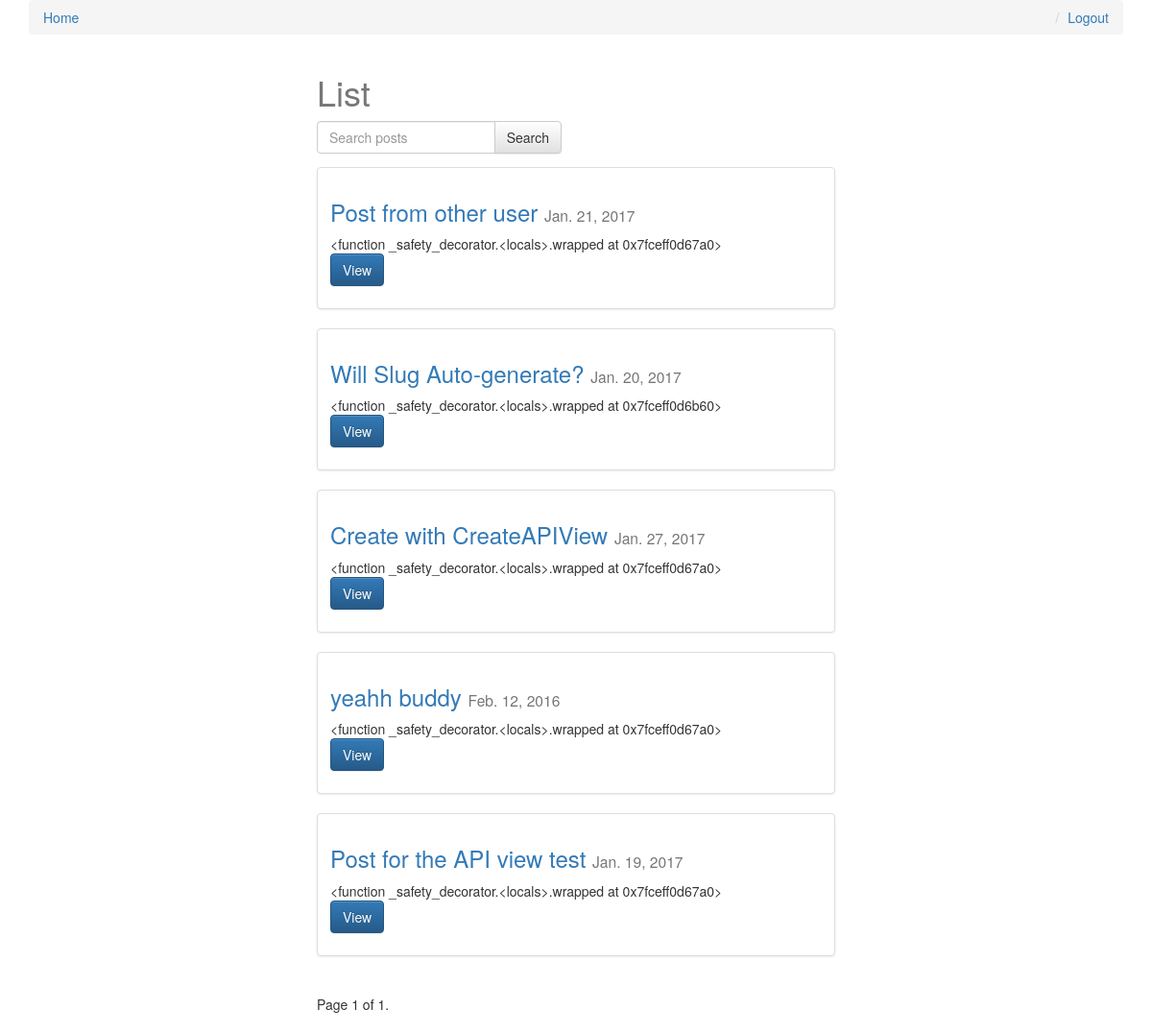
The app's page / (signed in) with its own data.
### posts/models.py (models this page shows, shortened)
class Post(models.Model):
    user = models.ForeignKey(settings.AUTH_USER_MODEL, default=1)
    title = models.CharField(max_length=120)
    slug = models.SlugField(unique=True)
    image = models.ImageField(upload_to=upload_location,
            null=True,
            blank=True,
            width_field="width_field",
            height_field="height_field")
    height_field = models.IntegerField(default=0)
    width_field = models.IntegerField(default=0)
    content = models.TextField()
    draft = models.BooleanField(default=False)
    publish = models.DateField(auto_now=False, auto_now_add=False)
    read_time = models.IntegerField(default=0)# Intead of this, models.TimeField(null=True, blank=True)
    updated = models.DateTimeField(auto_now=True, auto_now_add=False)
    timestamp = models.DateTimeField(auto_now=False, auto_now_add=True)
    objects = PostManager()
    def get_absolute_url(self):
        return reverse("posts:detail", kwargs={"slug": self.slug})
    def get_markdown(self):
        content = self.content
        return mark_safe(markdown(content))
    class Meta:
        ordering = ["-timestamp", "-updated"]

### posts/views.py (the view, shortened to what this page needs)
# urls.py: url(r'^$', post_list, name='list'),
def post_list(request):
	today = timezone.now().date()
	queryset_list = Post.objects.active() #.order_by("-timestamp")
	if request.user.is_staff or request.user.is_superuser:
		queryset_list = Post.objects.all()
	query = request.GET.get("q")
	paginator = Paginator(queryset_list, 8) # Show 25 contacts per page
	page_request_var = "page"
	page = request.GET.get(page_request_var)
	try:
		queryset = paginator.page(page)
	except PageNotAnInteger:
		queryset = paginator.page(1)
	except EmptyPage:
		queryset = paginator.page(paginator.num_pages)
	context = {
		"object_list": queryset,
		"title": "List",
		"page_request_var": page_request_var,
		"today": today,
	}
	return render(request, "post_list.html", context)

### posts/models.py (called while the page is built)
    def active(self, *args, **kwargs):
        return super(PostManager, self).filter(draft=False).filter(publish__lte=timezone.now())

### templates/post_list.html (shortened to what this page needs)
{% block content %}
<div class='col-sm-6 col-sm-offset-3'>
    <h1>{{ title }}</h1>
<form method='GET' action='' class="row">
    <div class="col-sm-6">
        <div class="input-group" >
            <input class="form-control" type='text' name='q' placeholder='Search posts' value='{{ request.GET.q }}'/>
            <span class="input-group-btn">
                <input class='btn btn-default' type='submit' value='Search' />
            </span>
        </div>
    </div>
</form>
{% for obj in object_list %}
<div class="row">
  <div class="col-sm-12">
    <div class="thumbnail">
      <div class="caption post_detail_item">
        <h3><a href='{{ obj.get_absolute_url }}'>{{ obj.title }}</a> <small>{{ obj.publish }}</small></h3>
        {{ obj.get_markdown|truncatechars_html:80 }}
        <p><a href="{{ obj.get_absolute_url }}" class="btn btn-primary" role="button">View</a></p>
      </div>
    </div>
  </div>
</div>
{% endfor %}
<div class="pagination">
    <span class="step-links">
        <span class="current">
            Page {{ object_list.number }} of {{ object_list.paginator.num_pages }}.
        </span>
    </span>
</div>
</div>
{% endblock content %}

### static/css/base.css (style rules this page uses)
h1 { color: #777777; }

### records on screen
Post: title "Post from other user", publish "Jan. 21, 2017", get_markdown "<function _safety_decorator.<locals>.wrapped at 0x7fceff0d67a0>"
Post: title "Will Slug Auto-generate?", publish "Jan. 20, 2017", get_markdown "<function _safety_decorator.<locals>.wrapped at 0x7fceff0d6b60>"
Post: title "Create with CreateAPIView", publish "Jan. 27, 2017", get_markdown "<function _safety_decorator.<locals>.wrapped at 0x7fceff0d67a0>"
Post: title "yeahh buddy", publish "Feb. 12, 2016", get_markdown "<function _safety_decorator.<locals>.wrapped at 0x7fceff0d67a0>"
Post: title "Post for the API view test", publish "Jan. 19, 2017", get_markdown "<function _safety_decorator.<locals>.wrapped at 0x7fceff0d67a0>"

### other values on screen
{{ title }} "List"
{{ object_list.number }} "1"
{{ object_list.paginator.num_pages }} "1"
